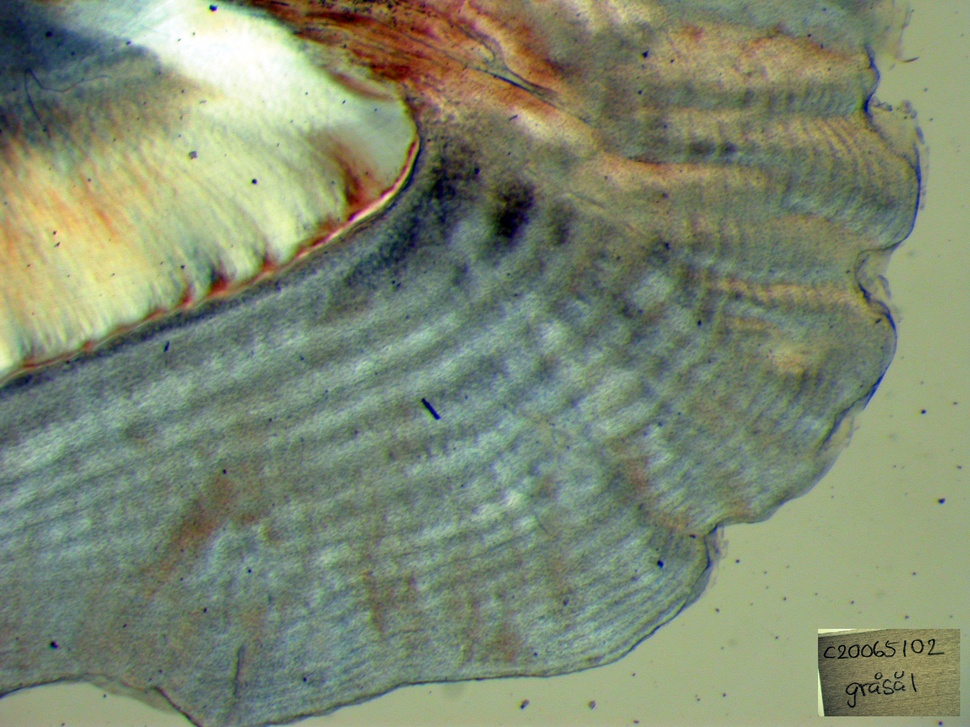
#> input picture images_original/c20065102.jpg, 970 x 727 px, shrunk from 2272 x 1704 before the run, found by its file name
$ jupyter execute --allow-errors Test2.ipynb   (shell and % lines are left out)   (older library calls are emulated)
#> lines starting #> are read from the running program, lines starting #| are printed output that depends on the picture
[cell 1]
# === Enable Interactive Mode ===
import matplotlib.pyplot as plt
from matplotlib.widgets import PolygonSelector
import numpy as np
import cv2
from scipy.signal import find_peaks

import matplotlib
matplotlib.rcParams['font.sans-serif'] = ['DejaVu Sans']  # Support Unicode
matplotlib.rcParams['axes.unicode_minus'] = False

# ---------- Step 1. Read Image ----------
img_path = "c20065102.jpg"  # Change this path to your image
img = cv2.imread(img_path, cv2.IMREAD_GRAYSCALE)
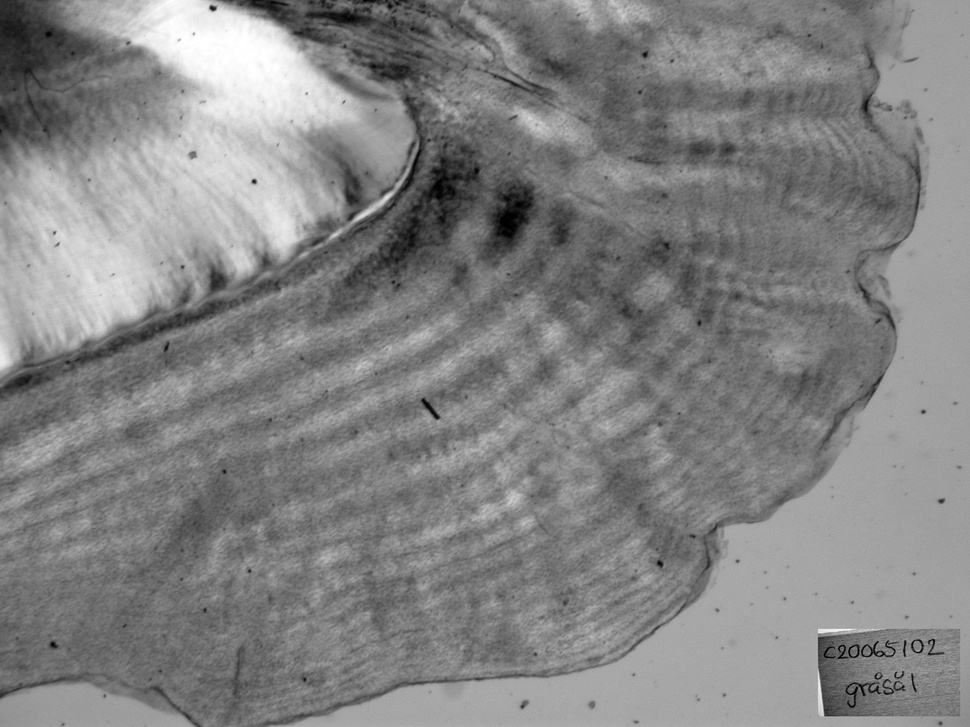
#> img: shape (727, 970); min 0, max 255, mean 131
if img is None:
    raise FileNotFoundError(f"Cannot find image file: {img_path}")

roi_polygon = []

# ---------- Step 2. Polygon Selection ----------
# [10 lines left out: function onselect, not called in this run]

fig, ax = plt.subplots(figsize=(8,8))
ax.imshow(img, cmap="gray")
ax.set_title("Click to select points, double-click to close the polygon")

selector = PolygonSelector(
    ax, onselect,
    props=dict(color='r', lw=1.5, alpha=0.8)
)

plt.show()
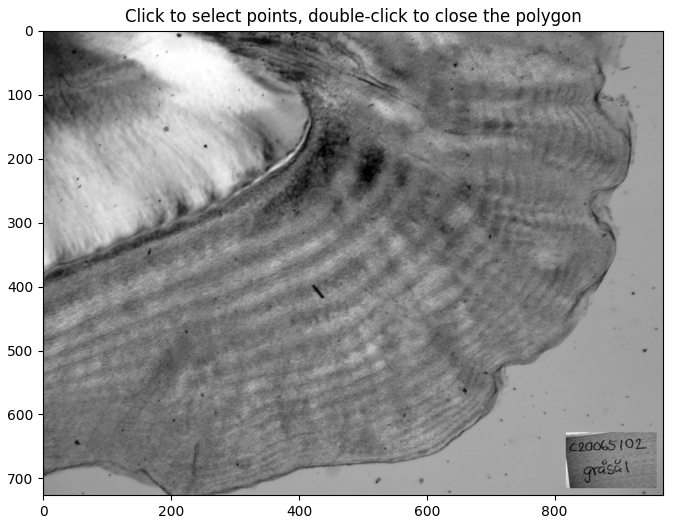
#> figure drawn by matplotlib, 1 panel

$ run again, with images_original/C20055164.jpg copied over images_original/c20065102.jpg
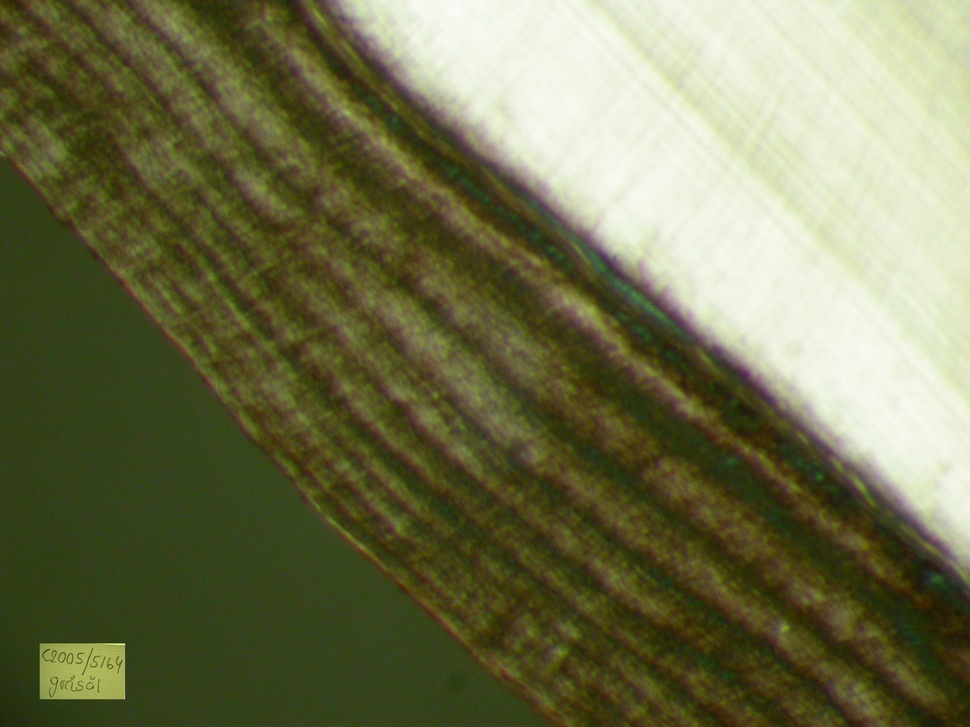
#> input picture images_original/C20055164.jpg, 970 x 727 px, shrunk from 2272 x 1704 before the run, found by its file name
#> `img = cv2.imread(img_path, cv2.IMREAD_GRAYSCALE)`:
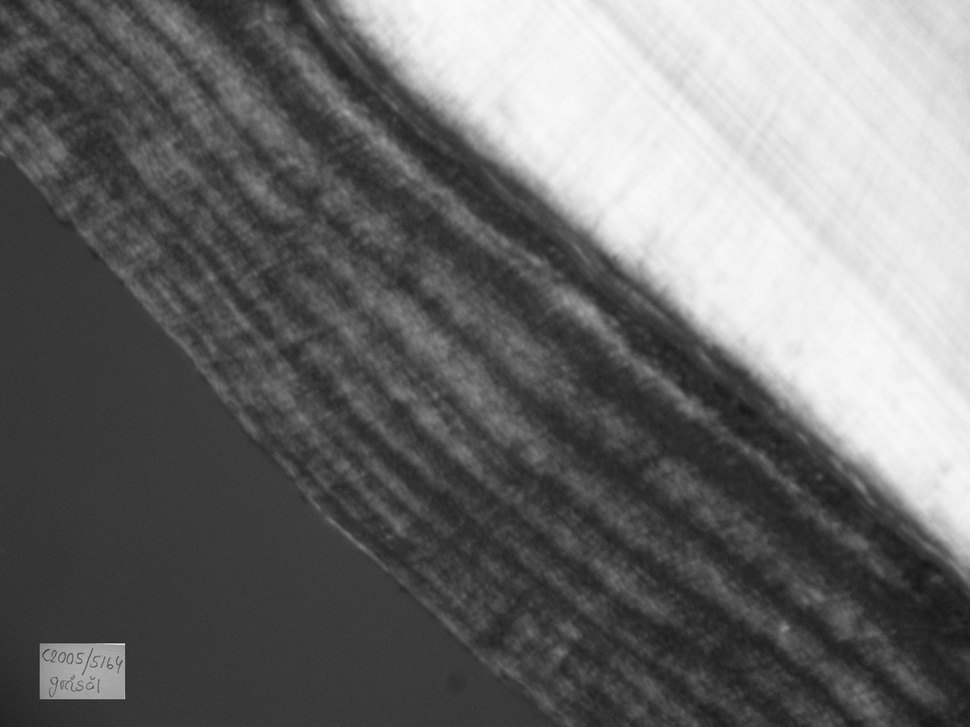
#> img: shape (727, 970); min 23, max 250, mean 108.9
#> `plt.show()`:
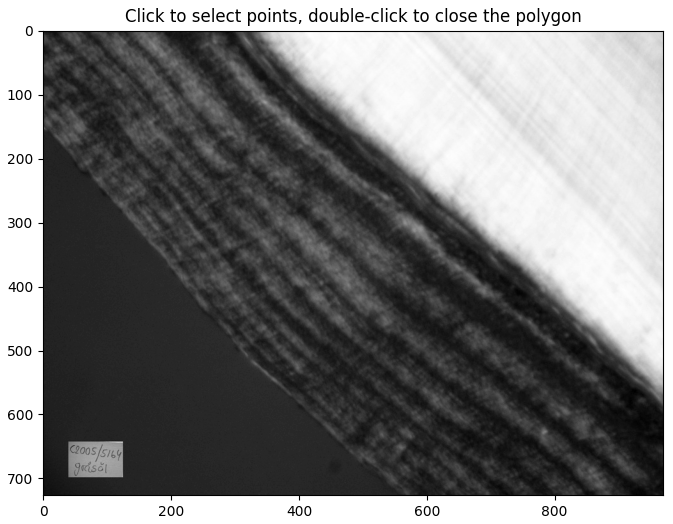
#> figure drawn by matplotlib, 1 panel

$ run again, with images_original/C20055165.jpg copied over images_original/c20065102.jpg
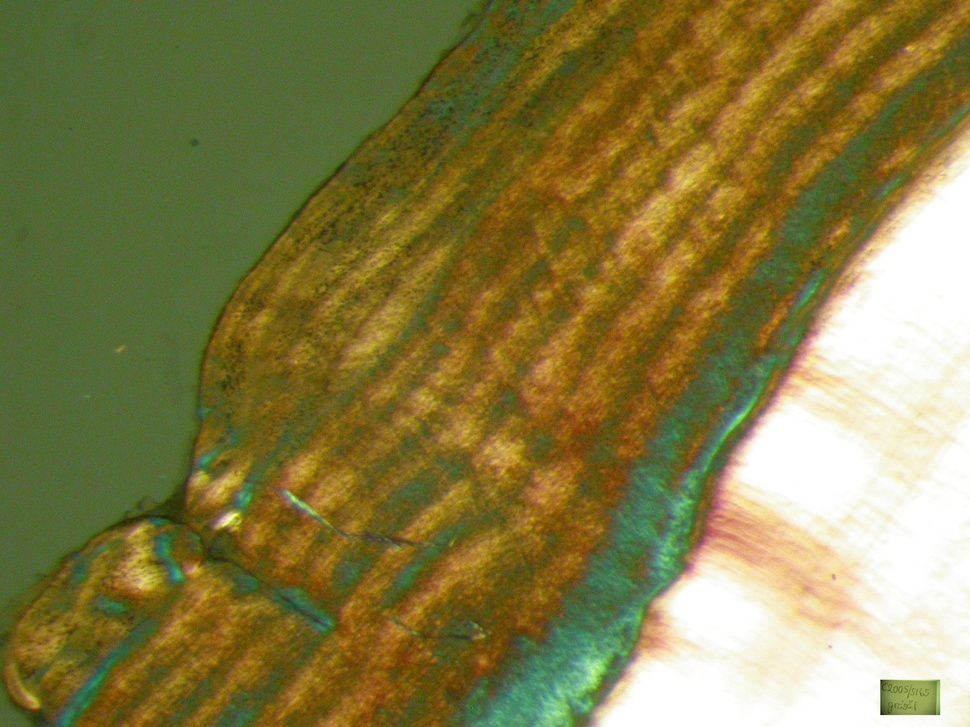
#> input picture images_original/C20055165.jpg, 970 x 727 px, shrunk from 2272 x 1704 before the run, found by its file name
#> `img = cv2.imread(img_path, cv2.IMREAD_GRAYSCALE)`:
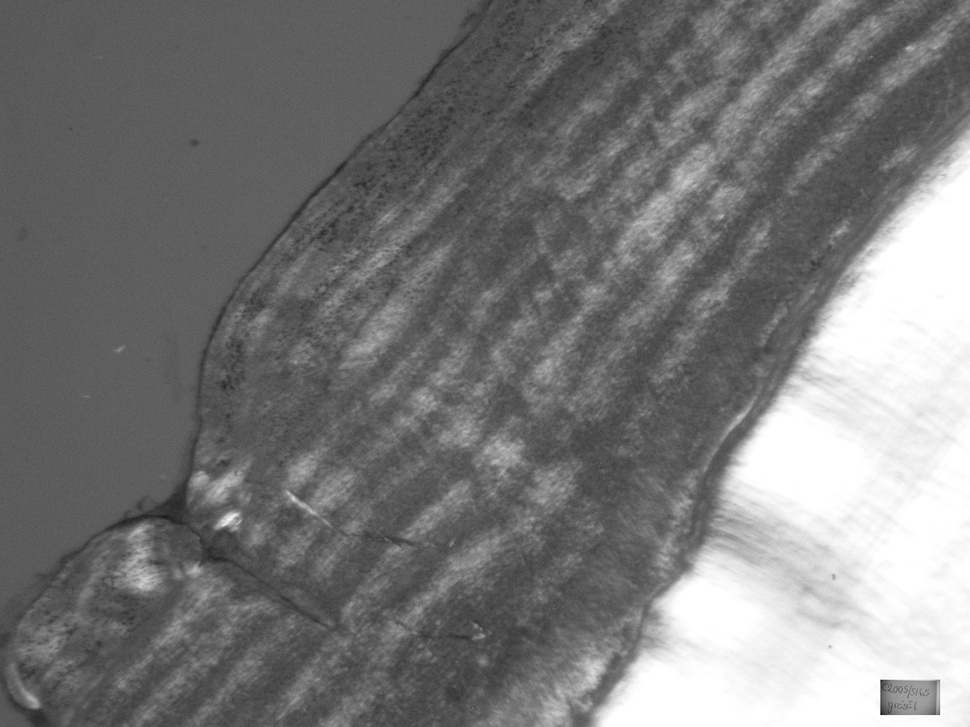
#> img: shape (727, 970); min 20, max 255, mean 120.9
#> `plt.show()`:
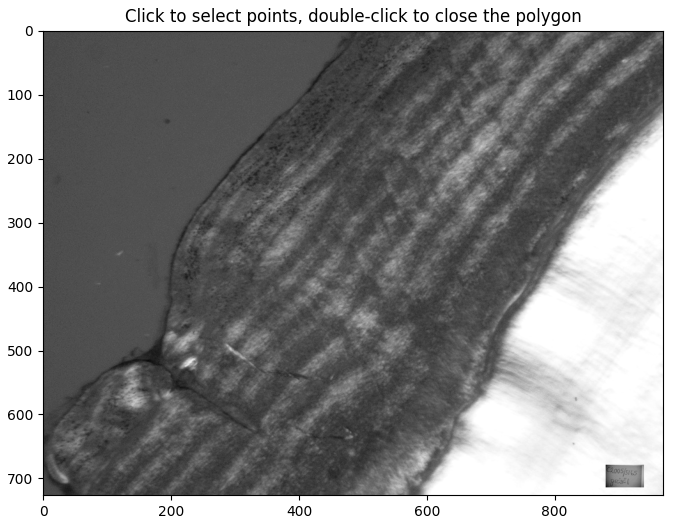
#> figure drawn by matplotlib, 1 panel

$ run again, with images_original/C20055171.jpg copied over images_original/c20065102.jpg
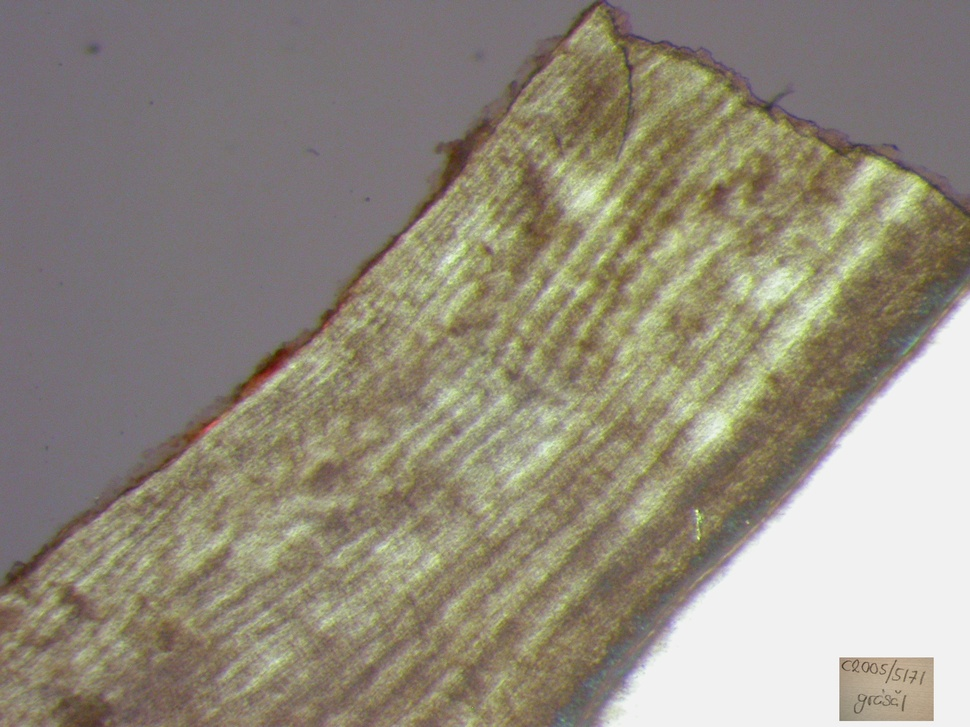
#> input picture images_original/C20055171.jpg, 970 x 727 px, shrunk from 2272 x 1704 before the run, found by its file name
#> `img = cv2.imread(img_path, cv2.IMREAD_GRAYSCALE)`:
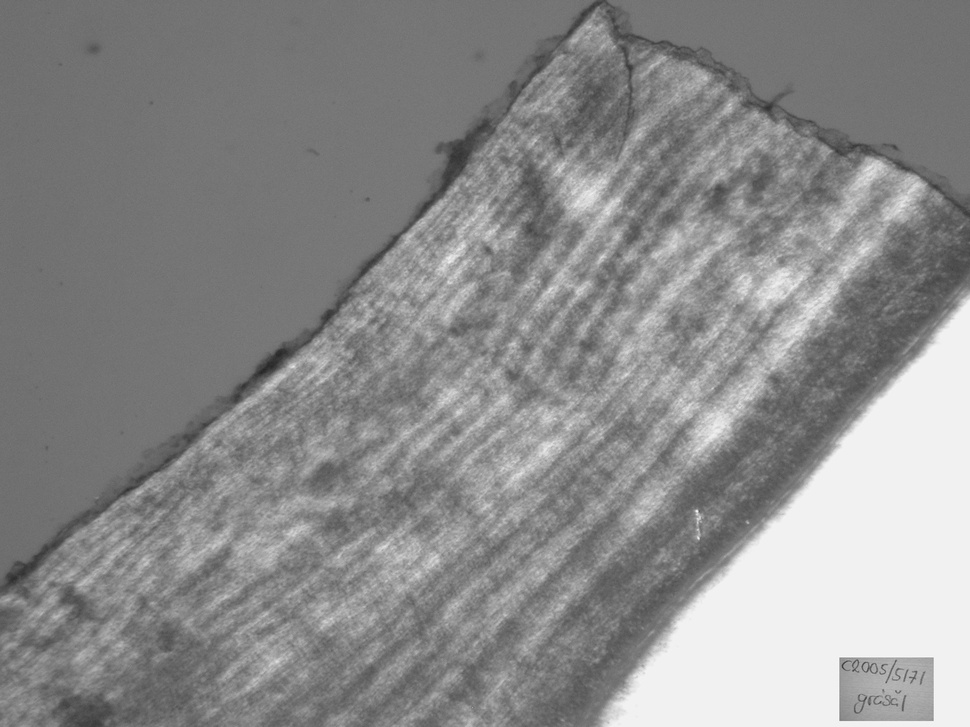
#> img: shape (727, 970); min 37, max 252, mean 139.3
#> `plt.show()`:
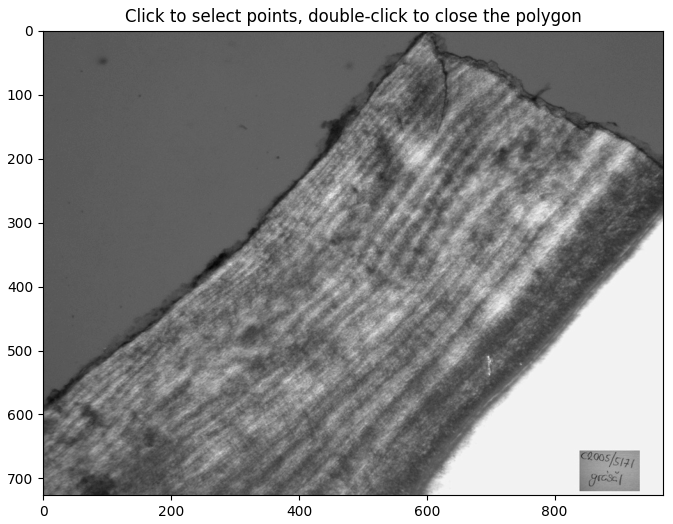
#> figure drawn by matplotlib, 1 panel
